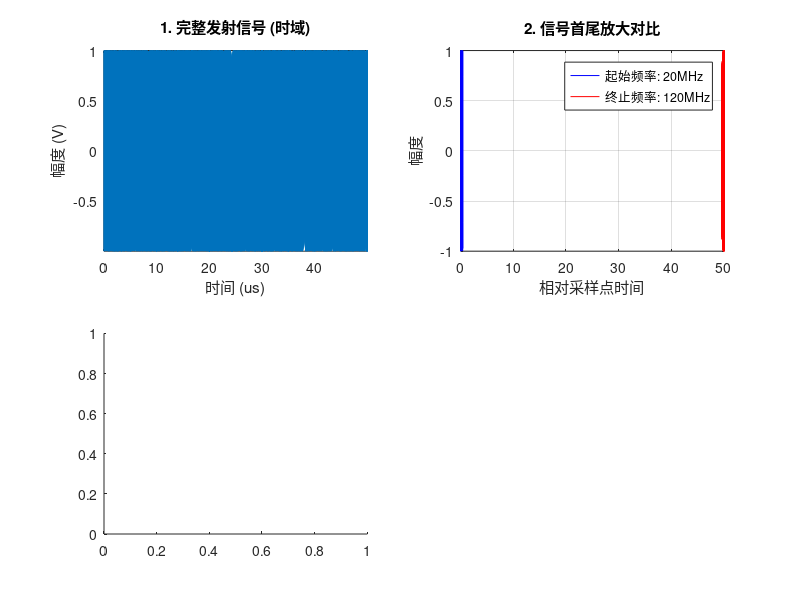

Source code (MATLAB): (Note: this script raises an error after producing the figure.)
%% FMCW 雷达发射信号(Chirp)仿真生成
clear; clc; close all;

%% 1. 核心参数配置 (Parameter Configuration)
% 为了可视化效果，我们将频率设定在 MHz 级别，而不是真实的 GHz 级别
c = 3e8;                    % 光速 (m/s)

% --- 关键雷达参数 ---
T_chirp = 50e-6;            % 1. 脉冲持续时间 (50us) -> 决定了探测的能量积累时间
B = 100e6;                  % 2. 扫频带宽 (100MHz) -> 决定了距离分辨率 (Resolution = c/2B)
f_start = 20e6;             % 3. 起始频率 (20MHz) -> 类似于雷达的载波频率 f_c
K = B / T_chirp;            % 4. 频率斜率 (Slope) -> 极其重要的参数，决定了差频与距离的关系

% --- 仿真参数 ---
Fs = 4 * (f_start + B);     % 采样率：必须大于最大频率的2倍 (Nyquist定理)
Ts = 1 / Fs;                % 采样时间间隔
N = round(T_chirp / Ts);    % 总采样点数
t = (0:N-1) * Ts;           % 时间轴

%% 2. 信号生成 (Signal Generation)
% FMCW 信号的数学定义：
% 瞬时频率: f(t) = f_start + K * t
% 瞬时相位: phi(t) = 2 * pi * integral(f(t)) = 2 * pi * (f_start*t + 0.5*K*t^2)
% 发射信号: S_tx(t) = cos(phi(t))

phase = 2 * pi * (f_start * t + 0.5 * K * t.^2); % 相位随时间呈二次方变化
S_tx = cos(phase);                               % 生成时域实信号

%% 3. 时域可视化 (Time Domain Plot)
figure('Name', 'FMCW 发射信号分析', 'Position', [100, 100, 1000, 600]);

subplot(2,2,1);
plot(t*1e6, S_tx);
title('1. 完整发射信号 (时域)');
xlabel('时间 (us)'); ylabel('幅度 (V)');
grid on; axis tight;
% 解释：你看不到细节，因为频率太高，挤在一起像个实心矩形

subplot(2,2,2);
% 放大展示前 2us 和后 2us 的波形对比
zoom_points = 200; 
plot(t(1:zoom_points)*1e6, S_tx(1:zoom_points), 'b'); hold on;
plot(t(end-zoom_points:end)*1e6, S_tx(end-zoom_points:end), 'r');
title('2. 信号首尾放大对比');
xlabel('相对采样点时间'); ylabel('幅度');
legend(['起始频率: ' num2str(f_start/1e6) 'MHz'], ['终止频率: ' num2str((f_start+B)/1e6) 'MHz']);
grid on;
% 解释：你会发现红线（由于频率高）比蓝线（频率低）震荡得更密集

%% 4. 频域/时频域可视化 (Frequency Domain / Spectrogram)
% 我们不需要看单纯的 FFT，FMCW 最重要的是“频率随时间变化”的特性
% 使用短时傅里叶变换 (STFT) 绘制声谱图

subplot(2,2,3);
spectrogram(S_tx, 256, 250, 256, Fs, 'yaxis');
title('3. 时频图 (Spectrogram)');
% 解释：这是一条斜向上的直线。横轴是时间，纵轴是频率。
% 这条线的斜率就是 K (Slope)！

subplot(2,2,4);
% 绘制瞬时频率的理论曲线
f_instant = f_start + K * t;
plot(t*1e6, f_instant/1e6, 'k', 'LineWidth', 2);
title(['4. 理论频率-时间关系 (Slope = ' num2str(K/1e12) ' MHz/us)']);
xlabel('时间 (us)'); ylabel('频率 (MHz)');
grid on; grid minor;

%% 5. 参数计算验证
fprintf('------------- 参数验证 -------------\n');
fprintf('扫频带宽 (B)     : %.2f MHz\n', B/1e6);
fprintf('扫频时间 (Tc)    : %.2f us\n', T_chirp*1e6);
fprintf('频率斜率 (Slope) : %.3e Hz/s\n', K);
fprintf('理论距离分辨率   : %.2f 米 (c/2B)\n', c/(2*B));
fprintf('------------------------------------\n');
